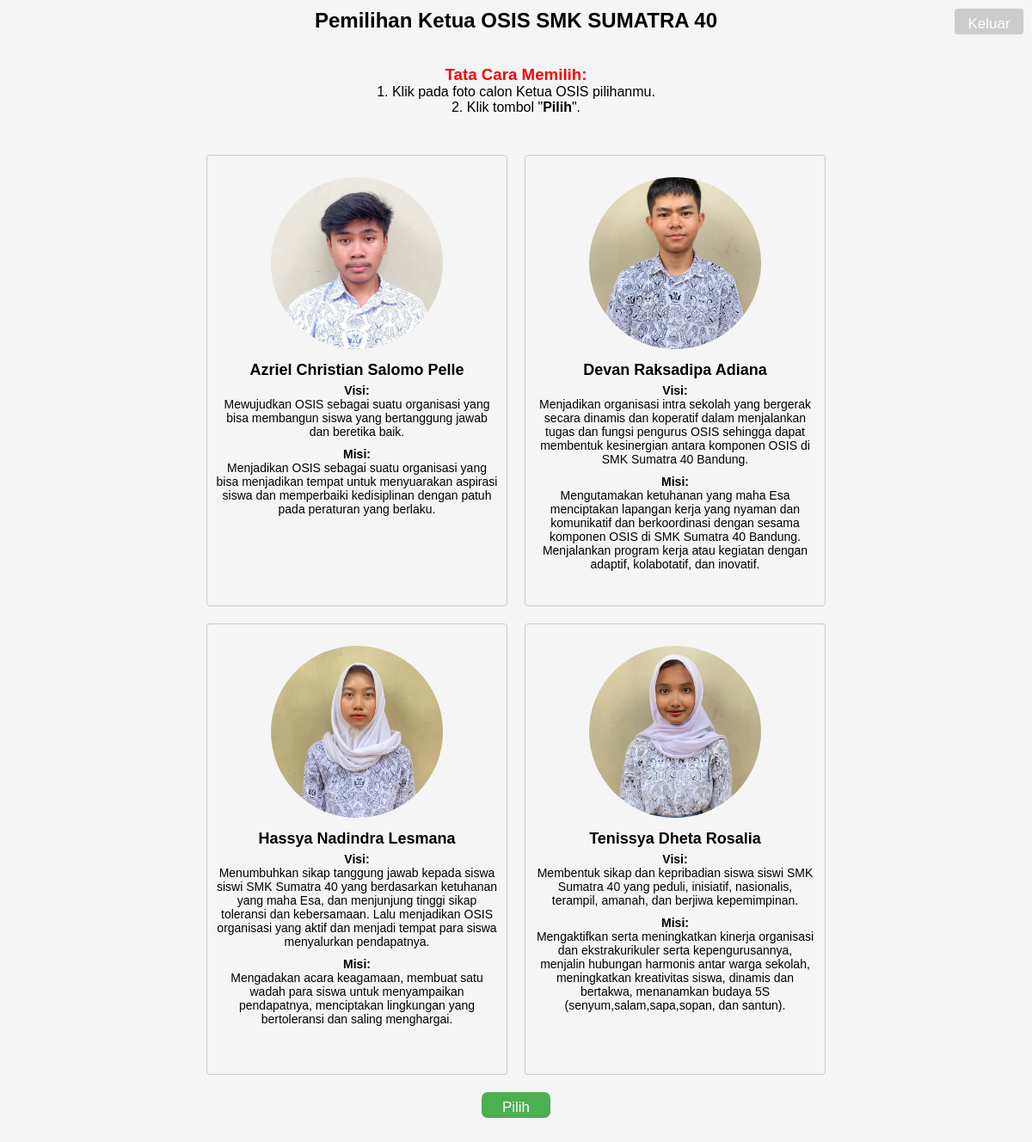
The page /vote.php on the database its author committed.
### tables this page shows
CREATE TABLE `candidates` (
  `id` int(11) NOT NULL,
  `name` varchar(100) NOT NULL,
  `vision` text NOT NULL,
  `mission` text NOT NULL,
  `motto` varchar(100) NOT NULL,
  `photo` varchar(400) NOT NULL
);

### vote.php (the view, shortened to what this page needs)
<!DOCTYPE html>
<html>
<head>
    <link rel="stylesheet" type="text/css" href="style.css">
</head>
<body>
    <div class="container">
        <h1>Pemilihan Ketua OSIS SMK SUMATRA 40</h1>
        <button class="logout-button" onclick="location.href='logout.php'">Keluar</button>
        <div class="voting-instructions">
            <br>
            <h3><font color="red">Tata Cara Memilih:</font></h3>
            <p>1. Klik pada foto calon Ketua OSIS pilihanmu.</p>
            <p>2. Klik tombol "<b>Pilih</b>".</p>
            <br><br>
        </div>
        <form action="process_vote.php" method="POST" id="vote-form">
            <div class="candidate-container">
                <?php
                include 'config.php';
                $query = mysqli_query($conn, "SELECT * FROM candidates");
                while ($row = mysqli_fetch_assoc($query)) {
                    $selected = false;
                    $disabled = '';
                    echo '<div class="candidate' . ($selected ? ' blur' : '') . '">';
                    echo '<img src="photos/' . $row['photo'] . '" alt="Foto Kandidat">';
                    echo '<h2>' . $row['name'] . '</h2>';
                    echo '<p><strong>Visi:</strong><br>' . $row['vision'] . '</p>';
                    echo '<p><strong>Misi:</strong><br>' . $row['mission'] . '</p>';
                    echo '</div>';
                }
                ?>
            </div>
            <button type="submit" id="vote-button" <?php echo $disabled; ?>>Pilih</button>
        </form>
    </div>
</body>
</html>

### style.css (style rules this page uses)
* { margin: 0; padding: 0; box-sizing: border-box; }
body { font-family: Arial, sans-serif; background-color: #f5f5f5; }
.container { max-width: 800px; margin: 0 auto; padding: 20px; }
h1 { margin-bottom: 20px; text-align: center; }
form { margin-bottom: 20px; }
button { padding: 10px 20px; background-color: #4CAF50; color: #fff; border: none; border-radius: 4px; font-size: 14px; cursor: pointer; transition: background-color 0.3s; }

### vote.php (style rules this page uses)
.container { max-width: 800px; margin: 0 auto; padding: 10px; text-align: center; }
h1 { font-size: 24px; margin-bottom: 20px; }
.candidate-container { display: flex; flex-wrap: wrap; justify-content: center; align-items: center; margin-bottom: 10px; }
.candidate { height: 525px; width: 350px; margin: 10px; padding: 10px; background-color: #f5f5f5; border: 1px solid #ccc; border-radius: 4px; text-align: center; position: relative; transition: filter 0.3s ease; }
.candidate img { width: 200px; height: 200px; object-fit: cover; border-radius: 50%; margin-bottom: 10px; margin-top: 15px; transition: filter 0.3s ease; }
.candidate h2 { margin-bottom: 5px; font-size: 18px; transition: color 0.3s ease; }
.candidate p { margin-bottom: 10px; font-size: 14px; word-wrap: break-word; }
button { padding: 8px 15px; background-color: #4CAF50; color: #fff; border: none; height: 30px; width: 80px; text-align: center; font-size:17px; border-radius: 7px; cursor: pointer; }
.logout-button { position: absolute; top: 10px; right: 10px; background-color: #ccc; color: #fff; padding: 8px 15px; border: none; border-radius: 4px; cursor: pointer; }
.voting-instructions { margin-top: 20px; }

### rows shown on the page
candidates: photo (picture), name "Azriel Christian Salomo Pelle", vision "Mewujudkan OSIS sebagai suatu organisasi yang bisa membangun siswa yang bertanggung jawab dan beretika baik.", mission "Menjadikan OSIS sebagai suatu organisasi yang bisa menjadikan tempat untuk menyuarakan aspirasi siswa dan memperbaiki kedisiplinan dengan patuh pada peraturan yang berlaku."
candidates: photo (picture), name "Devan Raksadipa Adiana", vision "Menjadikan organisasi intra sekolah yang bergerak secara dinamis dan koperatif dalam menjalankan tugas dan fungsi pengurus OSIS sehingga dapat membentuk kesinergian antara komponen OSIS di SMK Sumatra 40 Bandung.", mission "Mengutamakan ketuhanan yang maha Esa menciptakan lapangan kerja yang nyaman dan komunikatif dan berkoordinasi dengan sesama komponen OSIS di SMK Sumatra 40 Bandung. Menjalankan program kerja atau kegiatan dengan adaptif, kolabotatif, dan inovatif."
candidates: photo (picture), name "Hassya Nadindra Lesmana", vision "Menumbuhkan sikap tanggung jawab kepada siswa siswi SMK Sumatra 40 yang berdasarkan ketuhanan yang maha Esa, dan menjunjung tinggi sikap toleransi dan kebersamaan. Lalu menjadikan OSIS organisasi yang aktif dan menjadi tempat para siswa menyalurkan pendapatnya.", mission "Mengadakan acara keagamaan, membuat satu wadah para siswa untuk menyampaikan pendapatnya, menciptakan lingkungan yang bertoleransi dan saling menghargai."
candidates: photo (picture), name "Tenissya Dheta Rosalia", vision "Membentuk sikap dan kepribadian siswa siswi SMK Sumatra 40 yang peduli, inisiatif, nasionalis, terampil, amanah, dan berjiwa kepemimpinan.", mission "Mengaktifkan serta meningkatkan kinerja organisasi dan ekstrakurikuler serta kepengurusannya, menjalin hubungan harmonis antar warga sekolah, meningkatkan kreativitas siswa, dinamis dan bertakwa, menanamkan budaya 5S (senyum,salam,sapa,sopan, dan santun)."
